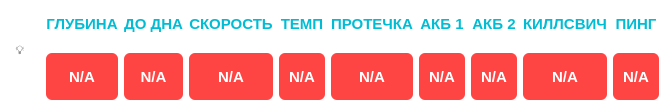
       <widget class="QFrame" name="frame_telemetry">
        <property name="styleSheet">
         <string notr="true">background: transparent; border: none; padding: 0px;</string>
        </property>
        <property name="frameShape">
         <enum>QFrame::Shape::NoFrame</enum>
        </property>
        <layout class="QHBoxLayout" name="horizontalLayout_telemetry">
         <property name="leftMargin"><number>0</number></property>
         <property name="topMargin"><number>0</number></property>
         <property name="rightMargin"><number>0</number></property>
         <property name="bottomMargin"><number>0</number></property>
         <item>
          <widget class="QPushButton" name="btn_theme_toggle">
           <property name="minimumSize">
            <size>
             <width>40</width>
             <height>40</height>
            </size>
           </property>
           <property name="maximumSize">
            <size>
             <width>40</width>
             <height>40</height>
            </size>
           </property>
           <property name="toolTip">
            <string>Переключить тему</string>
           </property>
           <property name="text">
            <string>💡</string>
           </property>
          </widget>
         </item>
         <item>
          <layout class="QVBoxLayout">
           <item>
            <widget class="QLabel" name="lbl_depth_title">
             <property name="styleSheet"><string notr="true">color: #00bcd4; font-weight: bold; font-size: 15px;</string></property>
             <property name="text"><string>ГЛУБИНА</string></property>
             <property name="alignment"><set>Qt::AlignmentFlag::AlignCenter</set></property>
            </widget>
           </item>
           <item>
            <widget class="QLabel" name="lbl_depth_value">
             <property name="sizePolicy"><sizepolicy hsizetype="Minimum" vsizetype="Preferred"><horstretch>0</horstretch><verstretch>0</verstretch></sizepolicy></property>
             <property name="styleSheet"><string notr="true">background-color: #ff4444; color: #ffffff; font-weight: bold; border-radius: 6px; border: none; font-size: 15px; padding: 4px 10px;</string></property>
             <property name="text"><string>N/A</string></property>
             <property name="alignment"><set>Qt::AlignmentFlag::AlignCenter</set></property>
            </widget>
           </item>
          </layout>
         </item>
         <item>
          <layout class="QVBoxLayout">
           <item>
            <widget class="QLabel" name="lbl_bottom_title">
             <property name="styleSheet"><string notr="true">color: #00bcd4; font-weight: bold; font-size: 15px;</string></property>
             <property name="text"><string>ДО ДНА</string></property>
             <property name="alignment"><set>Qt::AlignmentFlag::AlignCenter</set></property>
            </widget>
           </item>
           <item>
            <widget class="QLabel" name="lbl_bottom_value">
             <property name="sizePolicy"><sizepolicy hsizetype="Minimum" vsizetype="Preferred"><horstretch>0</horstretch><verstretch>0</verstretch></sizepolicy></property>
             <property name="styleSheet"><string notr="true">background-color: #ff4444; color: #ffffff; font-weight: bold; border-radius: 6px; border: none; font-size: 15px; padding: 4px 10px;</string></property>
             <property name="text"><string>N/A</string></property>
             <property name="alignment"><set>Qt::AlignmentFlag::AlignCenter</set></property>
            </widget>
           </item>
          </layout>
         </item>
         <item>
          <layout class="QVBoxLayout">
           <item>
            <widget class="QLabel" name="lbl_speed_title">
             <property name="styleSheet"><string notr="true">color: #00bcd4; font-weight: bold; font-size: 15px;</string></property>
             <property name="text"><string>СКОРОСТЬ</string></property>
             <property name="alignment"><set>Qt::AlignmentFlag::AlignCenter</set></property>
            </widget>
           </item>
           <item>
            <widget class="QLabel" name="lbl_speed_value">
             <property name="sizePolicy"><sizepolicy hsizetype="Minimum" vsizetype="Preferred"><horstretch>0</horstretch><verstretch>0</verstretch></sizepolicy></property>
             <property name="styleSheet"><string notr="true">background-color: #ff4444; color: #ffffff; font-weight: bold; border-radius: 6px; border: none; font-size: 15px; padding: 4px 10px;</string></property>
             <property name="text"><string>N/A</string></property>
             <property name="alignment"><set>Qt::AlignmentFlag::AlignCenter</set></property>
            </widget>
           </item>
          </layout>
         </item>
         <item>
          <layout class="QVBoxLayout">
           <item>
            <widget class="QLabel" name="lbl_temp_title">
             <property name="styleSheet"><string notr="true">color: #00bcd4; font-weight: bold; font-size: 15px;</string></property>
             <property name="text"><string>ТЕМП</string></property>
             <property name="alignment"><set>Qt::AlignmentFlag::AlignCenter</set></property>
            </widget>
           </item>
           <item>
            <widget class="QLabel" name="lbl_temp_value">
             <property name="sizePolicy"><sizepolicy hsizetype="Minimum" vsizetype="Preferred"><horstretch>0</horstretch><verstretch>0</verstretch></sizepolicy></property>
             <property name="styleSheet"><string notr="true">background-color: #ff4444; color: #ffffff; font-weight: bold; border-radius: 6px; border: none; font-size: 15px; padding: 4px 10px;</string></property>
             <property name="text"><string>N/A</string></property>
             <property name="alignment"><set>Qt::AlignmentFlag::AlignCenter</set></property>
            </widget>
           </item>
          </layout>
         </item>
         <item>
          <layout class="QVBoxLayout">
           <item>
            <widget class="QLabel" name="lbl_leak_title">
             <property name="styleSheet"><string notr="true">color: #00bcd4; font-weight: bold; font-size: 15px;</string></property>
             <property name="text"><string>ПРОТЕЧКА</string></property>
             <property name="alignment"><set>Qt::AlignmentFlag::AlignCenter</set></property>
            </widget>
           </item>
           <item>
            <widget class="QLabel" name="lbl_leak_value">
             <property name="sizePolicy"><sizepolicy hsizetype="Minimum" vsizetype="Preferred"><horstretch>0</horstretch><verstretch>0</verstretch></sizepolicy></property>
             <property name="styleSheet"><string notr="true">background-color: #ff4444; color: #ffffff; font-weight: bold; border-radius: 6px; border: none; font-size: 15px; padding: 4px 10px;</string></property>
             <property name="text"><string>N/A</string></property>
             <property name="alignment"><set>Qt::AlignmentFlag::AlignCenter</set></property>
            </widget>
           </item>
          </layout>
         </item>
         <item>
          <layout class="QVBoxLayout">
           <item>
            <widget class="QLabel" name="lbl_voltage_title">
             <property name="styleSheet"><string notr="true">color: #00bcd4; font-weight: bold; font-size: 15px;</string></property>
             <property name="text"><string>АКБ 1</string></property>
             <property name="alignment"><set>Qt::AlignmentFlag::AlignCenter</set></property>
            </widget>
           </item>
           <item>
            <widget class="QLabel" name="lbl_voltage_value">
             <property name="sizePolicy"><sizepolicy hsizetype="Minimum" vsizetype="Preferred"><horstretch>0</horstretch><verstretch>0</verstretch></sizepolicy></property>
             <property name="styleSheet"><string notr="true">background-color: #ff4444; color: #ffffff; font-weight: bold; border-radius: 6px; border: none; font-size: 15px; padding: 4px 10px;</string></property>
             <property name="text"><string>N/A</string></property>
             <property name="alignment"><set>Qt::AlignmentFlag::AlignCenter</set></property>
            </widget>
           </item>
          </layout>
         </item>
         <item>
          <layout class="QVBoxLayout">
           <item>
            <widget class="QLabel" name="lbl_voltage2_title">
             <property name="styleSheet"><string notr="true">color: #00bcd4; font-weight: bold; font-size: 15px;</string></property>
             <property name="text"><string>АКБ 2</string></property>
             <property name="alignment"><set>Qt::AlignmentFlag::AlignCenter</set></property>
            </widget>
           </item>
           <item>
            <widget class="QLabel" name="lbl_voltage2_value">
             <property name="sizePolicy"><sizepolicy hsizetype="Minimum" vsizetype="Preferred"><horstretch>0</horstretch><verstretch>0</verstretch></sizepolicy></property>
             <property name="styleSheet"><string notr="true">background-color: #ff4444; color: #ffffff; font-weight: bold; border-radius: 6px; border: none; font-size: 15px; padding: 4px 10px;</string></property>
             <property name="text"><string>N/A</string></property>
             <property name="alignment"><set>Qt::AlignmentFlag::AlignCenter</set></property>
            </widget>
           </item>
          </layout>
         </item>
         <item>
          <layout class="QVBoxLayout">
           <item>
            <widget class="QLabel" name="lbl_kill_title">
             <property name="styleSheet"><string notr="true">color: #00bcd4; font-weight: bold; font-size: 15px;</string></property>
             <property name="text"><string>КИЛЛСВИЧ</string></property>
             <property name="alignment"><set>Qt::AlignmentFlag::AlignCenter</set></property>
            </widget>
           </item>
           <item>
            <widget class="QPushButton" name="btn_killswitch_status">
             <property name="enabled"><bool>false</bool></property>
             <property name="sizePolicy"><sizepolicy hsizetype="Minimum" vsizetype="Preferred"><horstretch>0</horstretch><verstretch>0</verstretch></sizepolicy></property>
             <property name="styleSheet"><string notr="true">background-color: #ff4444; color: #ffffff; font-weight: bold; border-radius: 6px; border: none; font-size: 15px; padding: 4px 10px;</string></property>
             <property name="text"><string>N/A</string></property>
            </widget>
           </item>
          </layout>
         </item>
         <item>
          <layout class="QVBoxLayout">
           <item>
            <widget class="QLabel" name="lbl_ping_title">
             <property name="styleSheet"><string notr="true">color: #00bcd4; font-weight: bold; font-size: 15px;</string></property>
             <property name="text"><string>ПИНГ</string></property>
             <property name="alignment"><set>Qt::AlignmentFlag::AlignCenter</set></property>
            </widget>
           </item>
           <item>
            <widget class="QLabel" name="lbl_ping_value">
             <property name="sizePolicy"><sizepolicy hsizetype="Minimum" vsizetype="Preferred"><horstretch>0</horstretch><verstretch>0</verstretch></sizepolicy></property>
             <property name="styleSheet"><string notr="true">background-color: #ff4444; color: #ffffff; font-weight: bold; border-radius: 6px; border: none; font-size: 15px; padding: 4px 10px;</string></property>
             <property name="text"><string>N/A</string></property>
             <property name="alignment"><set>Qt::AlignmentFlag::AlignCenter</set></property>
            </widget>
           </item>
          </layout>
         </item>
        </layout>
       </widget>
